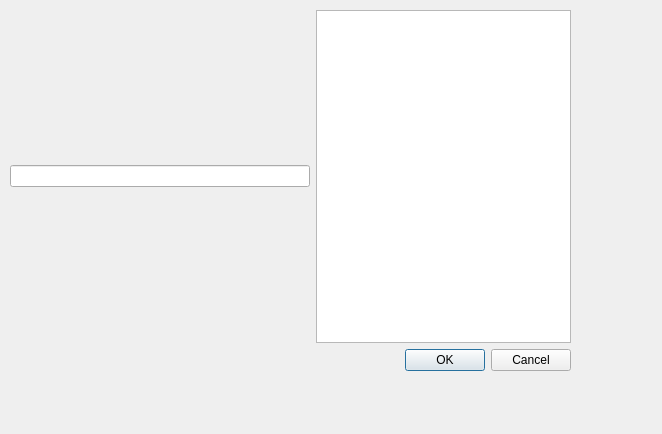
<?xml version="1.0" encoding="UTF-8"?>
<ui version="4.0">
 <class>Dialog</class>
 <widget class="QDialog" name="Dialog">
  <property name="geometry">
   <rect>
    <x>0</x>
    <y>0</y>
    <width>662</width>
    <height>434</height>
   </rect>
  </property>
  <property name="windowTitle">
   <string>Dialog</string>
  </property>
  <widget class="QWidget" name="verticalLayoutWidget">
   <property name="geometry">
    <rect>
     <x>10</x>
     <y>10</y>
     <width>561</width>
     <height>361</height>
    </rect>
   </property>
   <layout class="QVBoxLayout" name="verticalLayout" stretch="10,0">
    <item>
     <layout class="QHBoxLayout" name="horizontalLayout" stretch="0,0">
      <item>
       <widget class="QLineEdit" name="regexp">
        <property name="minimumSize">
         <size>
          <width>300</width>
          <height>0</height>
         </size>
        </property>
        <property name="alignment">
         <set>Qt::AlignLeading|Qt::AlignLeft|Qt::AlignTop</set>
        </property>
       </widget>
      </item>
      <item>
       <widget class="QListWidget" name="ports"/>
      </item>
     </layout>
    </item>
    <item>
     <widget class="QDialogButtonBox" name="buttonBox">
      <property name="orientation">
       <enum>Qt::Horizontal</enum>
      </property>
      <property name="standardButtons">
       <set>QDialogButtonBox::Cancel|QDialogButtonBox::Ok</set>
      </property>
     </widget>
    </item>
   </layout>
  </widget>
 </widget>
 <resources/>
 <connections>
  <connection>
   <sender>buttonBox</sender>
   <signal>accepted()</signal>
   <receiver>Dialog</receiver>
   <slot>accept()</slot>
   <hints>
    <hint type="sourcelabel">
     <x>248</x>
     <y>254</y>
    </hint>
    <hint type="destinationlabel">
     <x>157</x>
     <y>274</y>
    </hint>
   </hints>
  </connection>
  <connection>
   <sender>buttonBox</sender>
   <signal>rejected()</signal>
   <receiver>Dialog</receiver>
   <slot>reject()</slot>
   <hints>
    <hint type="sourcelabel">
     <x>316</x>
     <y>260</y>
    </hint>
    <hint type="destinationlabel">
     <x>286</x>
     <y>274</y>
    </hint>
   </hints>
  </connection>
 </connections>
</ui>
